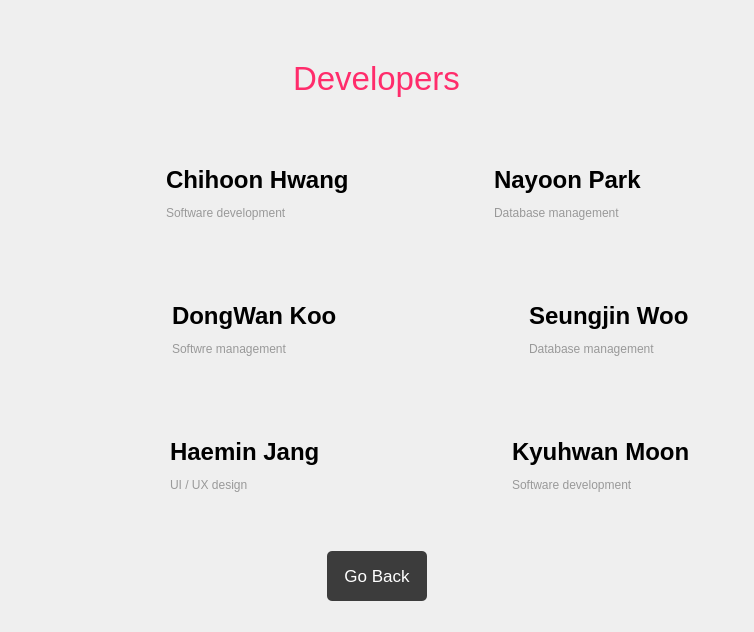
      <widget class="QWidget" name="aboutPage">
       <layout class="QVBoxLayout" name="verticalLayout_3">
        <property name="leftMargin">
         <number>20</number>
        </property>
        <property name="topMargin">
         <number>20</number>
        </property>
        <property name="rightMargin">
         <number>20</number>
        </property>
        <item>
         <spacer name="verticalSpacer_9">
          <property name="orientation">
           <enum>Qt::Vertical</enum>
          </property>
          <property name="sizeHint" stdset="0">
           <size>
            <width>20</width>
            <height>40</height>
           </size>
          </property>
         </spacer>
        </item>
        <item alignment="Qt::AlignHCenter">
         <widget class="QLabel" name="label_9">
          <property name="maximumSize">
           <size>
            <width>16777215</width>
            <height>100</height>
           </size>
          </property>
          <property name="styleSheet">
           <string notr="true">font-size: 25pt;
color: #FF2C6B;</string>
          </property>
          <property name="text">
           <string>Developers</string>
          </property>
         </widget>
        </item>
        <item>
         <spacer name="verticalSpacer_11">
          <property name="orientation">
           <enum>Qt::Vertical</enum>
          </property>
          <property name="sizeType">
           <enum>QSizePolicy::Fixed</enum>
          </property>
          <property name="sizeHint" stdset="0">
           <size>
            <width>20</width>
            <height>40</height>
           </size>
          </property>
         </spacer>
        </item>
        <item>
         <layout class="QHBoxLayout" name="horizontalLayout_4">
          <item>
           <spacer name="horizontalSpacer_10">
            <property name="orientation">
             <enum>Qt::Horizontal</enum>
            </property>
            <property name="sizeHint" stdset="0">
             <size>
              <width>40</width>
              <height>20</height>
             </size>
            </property>
           </spacer>
          </item>
          <item>
           <widget class="QLabel" name="label_10">
            <property name="minimumSize">
             <size>
              <width>100</width>
              <height>100</height>
             </size>
            </property>
            <property name="maximumSize">
             <size>
              <width>100</width>
              <height>100</height>
             </size>
            </property>
            <property name="text">
             <string/>
            </property>
            <property name="pixmap">
             <pixmap resource="resources.qrc">:/chihoon.png</pixmap>
            </property>
            <property name="scaledContents">
             <bool>true</bool>
            </property>
           </widget>
          </item>
          <item>
           <widget class="QLabel" name="label_11">
            <property name="minimumSize">
             <size>
              <width>150</width>
              <height>0</height>
             </size>
            </property>
            <property name="text">
             <string>&lt;html&gt;&lt;head/&gt;&lt;body&gt;&lt;p&gt;&lt;span style=&quot; font-size:18pt; font-weight:600;&quot;&gt;Chihoon Hwang&lt;/span&gt;&lt;/p&gt;&lt;p&gt;&lt;span style=&quot; color:#999999;&quot;&gt;Software development&lt;/span&gt;&lt;/p&gt;&lt;/body&gt;&lt;/html&gt;</string>
            </property>
           </widget>
          </item>
          <item>
           <spacer name="horizontalSpacer_12">
            <property name="orientation">
             <enum>Qt::Horizontal</enum>
            </property>
            <property name="sizeType">
             <enum>QSizePolicy::Fixed</enum>
            </property>
            <property name="sizeHint" stdset="0">
             <size>
              <width>139</width>
              <height>20</height>
             </size>
            </property>
           </spacer>
          </item>
          <item>
           <widget class="QLabel" name="label_12">
            <property name="minimumSize">
             <size>
              <width>200</width>
              <height>0</height>
             </size>
            </property>
            <property name="text">
             <string>&lt;html&gt;&lt;head/&gt;&lt;body&gt;&lt;p&gt;&lt;span style=&quot; font-size:18pt; font-weight:600;&quot;&gt;Nayoon Park&lt;/span&gt;&lt;/p&gt;&lt;p&gt;&lt;span style=&quot; color:#999999;&quot;&gt;Database management&lt;/span&gt;&lt;/p&gt;&lt;/body&gt;&lt;/html&gt;</string>
            </property>
           </widget>
          </item>
          <item>
           <spacer name="horizontalSpacer_11">
            <property name="orientation">
             <enum>Qt::Horizontal</enum>
            </property>
            <property name="sizeHint" stdset="0">
             <size>
              <width>40</width>
              <height>20</height>
             </size>
            </property>
           </spacer>
          </item>
         </layout>
        </item>
        <item>
         <spacer name="verticalSpacer_12">
          <property name="orientation">
           <enum>Qt::Vertical</enum>
          </property>
          <property name="sizeType">
           <enum>QSizePolicy::Fixed</enum>
          </property>
          <property name="sizeHint" stdset="0">
           <size>
            <width>20</width>
            <height>30</height>
           </size>
          </property>
         </spacer>
        </item>
        <item>
         <layout class="QHBoxLayout" name="horizontalLayout">
          <item>
           <spacer name="horizontalSpacer">
            <property name="orientation">
             <enum>Qt::Horizontal</enum>
            </property>
            <property name="sizeHint" stdset="0">
             <size>
              <width>40</width>
              <height>20</height>
             </size>
            </property>
           </spacer>
          </item>
          <item>
           <widget class="QLabel" name="dwPhoto">
            <property name="minimumSize">
             <size>
              <width>100</width>
              <height>100</height>
             </size>
            </property>
            <property name="maximumSize">
             <size>
              <width>100</width>
              <height>100</height>
             </size>
            </property>
            <property name="text">
             <string/>
            </property>
            <property name="pixmap">
             <pixmap resource="resources.qrc">:/dongwan.png</pixmap>
            </property>
            <property name="scaledContents">
             <bool>true</bool>
            </property>
           </widget>
          </item>
          <item>
           <widget class="QLabel" name="dwDetail">
            <property name="minimumSize">
             <size>
              <width>150</width>
              <height>0</height>
             </size>
            </property>
            <property name="text">
             <string>&lt;html&gt;&lt;head/&gt;&lt;body&gt;&lt;p&gt;&lt;span style=&quot; font-size:18pt; font-weight:600;&quot;&gt;DongWan Koo&lt;/span&gt;&lt;/p&gt;&lt;p&gt;&lt;span style=&quot; color:#999999;&quot;&gt;Softwre management&lt;/span&gt;&lt;/p&gt;&lt;/body&gt;&lt;/html&gt;</string>
            </property>
           </widget>
          </item>
          <item>
           <spacer name="horizontalSpacer_2">
            <property name="orientation">
             <enum>Qt::Horizontal</enum>
            </property>
            <property name="sizeType">
             <enum>QSizePolicy::Fixed</enum>
            </property>
            <property name="sizeHint" stdset="0">
             <size>
              <width>80</width>
              <height>20</height>
             </size>
            </property>
           </spacer>
          </item>
          <item>
           <widget class="QLabel" name="sjPhoto">
            <property name="minimumSize">
             <size>
              <width>100</width>
              <height>100</height>
             </size>
            </property>
            <property name="maximumSize">
             <size>
              <width>100</width>
              <height>100</height>
             </size>
            </property>
            <property name="text">
             <string/>
            </property>
            <property name="pixmap">
             <pixmap resource="resources.qrc">:/seungjin.png</pixmap>
            </property>
            <property name="scaledContents">
             <bool>true</bool>
            </property>
            <property name="alignment">
             <set>Qt::AlignCenter</set>
            </property>
           </widget>
          </item>
          <item>
           <widget class="QLabel" name="label_5">
            <property name="minimumSize">
             <size>
              <width>150</width>
              <height>0</height>
             </size>
            </property>
            <property name="text">
             <string>&lt;html&gt;&lt;head/&gt;&lt;body&gt;&lt;p&gt;&lt;span style=&quot; font-size:18pt; font-weight:600;&quot;&gt;Seungjin Woo&lt;/span&gt;&lt;/p&gt;&lt;p&gt;&lt;span style=&quot; color:#999999;&quot;&gt;Database management&lt;/span&gt;&lt;/p&gt;&lt;/body&gt;&lt;/html&gt;</string>
            </property>
           </widget>
          </item>
          <item>
           <spacer name="horizontalSpacer_3">
            <property name="orientation">
             <enum>Qt::Horizontal</enum>
            </property>
            <property name="sizeHint" stdset="0">
             <size>
              <width>40</width>
              <height>20</height>
             </size>
            </property>
           </spacer>
          </item>
         </layout>
        </item>
        <item>
         <spacer name="verticalSpacer_13">
          <property name="orientation">
           <enum>Qt::Vertical</enum>
          </property>
          <property name="sizeType">
           <enum>QSizePolicy::Fixed</enum>
          </property>
          <property name="sizeHint" stdset="0">
           <size>
            <width>20</width>
            <height>30</height>
           </size>
          </property>
         </spacer>
        </item>
        <item>
         <layout class="QHBoxLayout" name="horizontalLayout_3">
          <item>
           <spacer name="horizontalSpacer_7">
            <property name="orientation">
             <enum>Qt::Horizontal</enum>
            </property>
            <property name="sizeHint" stdset="0">
             <size>
              <width>40</width>
              <height>20</height>
             </size>
            </property>
           </spacer>
          </item>
          <item>
           <widget class="QLabel" name="label">
            <property name="minimumSize">
             <size>
              <width>100</width>
              <height>100</height>
             </size>
            </property>
            <property name="maximumSize">
             <size>
              <width>100</width>
              <height>100</height>
             </size>
            </property>
            <property name="text">
             <string/>
            </property>
            <property name="pixmap">
             <pixmap resource="resources.qrc">:/haemin.png</pixmap>
            </property>
            <property name="scaledContents">
             <bool>true</bool>
            </property>
           </widget>
          </item>
          <item>
           <widget class="QLabel" name="label_6">
            <property name="minimumSize">
             <size>
              <width>150</width>
              <height>0</height>
             </size>
            </property>
            <property name="text">
             <string>&lt;html&gt;&lt;head/&gt;&lt;body&gt;&lt;p&gt;&lt;span style=&quot; font-size:18pt; font-weight:600;&quot;&gt;Haemin Jang&lt;/span&gt;&lt;/p&gt;&lt;p&gt;&lt;span style=&quot; color:#999999;&quot;&gt;UI / UX design&lt;/span&gt;&lt;/p&gt;&lt;/body&gt;&lt;/html&gt;</string>
            </property>
           </widget>
          </item>
          <item>
           <spacer name="horizontalSpacer_9">
            <property name="orientation">
             <enum>Qt::Horizontal</enum>
            </property>
            <property name="sizeType">
             <enum>QSizePolicy::Fixed</enum>
            </property>
            <property name="sizeHint" stdset="0">
             <size>
              <width>80</width>
              <height>20</height>
             </size>
            </property>
           </spacer>
          </item>
          <item>
           <widget class="QLabel" name="label_7">
            <property name="minimumSize">
             <size>
              <width>100</width>
              <height>100</height>
             </size>
            </property>
            <property name="maximumSize">
             <size>
              <width>100</width>
              <height>100</height>
             </size>
            </property>
            <property name="text">
             <string/>
            </property>
            <property name="pixmap">
             <pixmap resource="resources.qrc">:/kyuhwan.png</pixmap>
            </property>
            <property name="scaledContents">
             <bool>true</bool>
            </property>
           </widget>
          </item>
          <item>
           <widget class="QLabel" name="label_8">
            <property name="minimumSize">
             <size>
              <width>150</width>
              <height>0</height>
             </size>
            </property>
            <property name="text">
             <string>&lt;html&gt;&lt;head/&gt;&lt;body&gt;&lt;p&gt;&lt;span style=&quot; font-size:18pt; font-weight:600;&quot;&gt;Kyuhwan Moon&lt;/span&gt;&lt;/p&gt;&lt;p&gt;&lt;span style=&quot; color:#999999;&quot;&gt;Software development&lt;/span&gt;&lt;/p&gt;&lt;/body&gt;&lt;/html&gt;</string>
            </property>
           </widget>
          </item>
          <item>
           <spacer name="horizontalSpacer_8">
            <property name="orientation">
             <enum>Qt::Horizontal</enum>
            </property>
            <property name="sizeHint" stdset="0">
             <size>
              <width>40</width>
              <height>20</height>
             </size>
            </property>
           </spacer>
          </item>
         </layout>
        </item>
        <item>
         <spacer name="verticalSpacer_14">
          <property name="orientation">
           <enum>Qt::Vertical</enum>
          </property>
          <property name="sizeType">
           <enum>QSizePolicy::Fixed</enum>
          </property>
          <property name="sizeHint" stdset="0">
           <size>
            <width>20</width>
            <height>30</height>
           </size>
          </property>
         </spacer>
        </item>
        <item alignment="Qt::AlignHCenter">
         <widget class="QPushButton" name="goBackFromAbout">
          <property name="minimumSize">
           <size>
            <width>100</width>
            <height>50</height>
           </size>
          </property>
          <property name="maximumSize">
           <size>
            <width>100</width>
            <height>50</height>
           </size>
          </property>
          <property name="styleSheet">
           <string notr="true">QPushButton {
font-size: 13pt;
background-color: #3C3C3C;
border-radius: 5px;
color: white;
}
QPushButton:hover {
background-color: #303030;
}
QPushButton:pressed {
background-color: #232323;
}</string>
          </property>
          <property name="text">
           <string>Go Back</string>
          </property>
         </widget>
        </item>
        <item>
         <spacer name="verticalSpacer_7">
          <property name="orientation">
           <enum>Qt::Vertical</enum>
          </property>
          <property name="sizeType">
           <enum>QSizePolicy::Expanding</enum>
          </property>
          <property name="sizeHint" stdset="0">
           <size>
            <width>20</width>
            <height>20</height>
           </size>
          </property>
         </spacer>
        </item>
       </layout>
      </widget>
